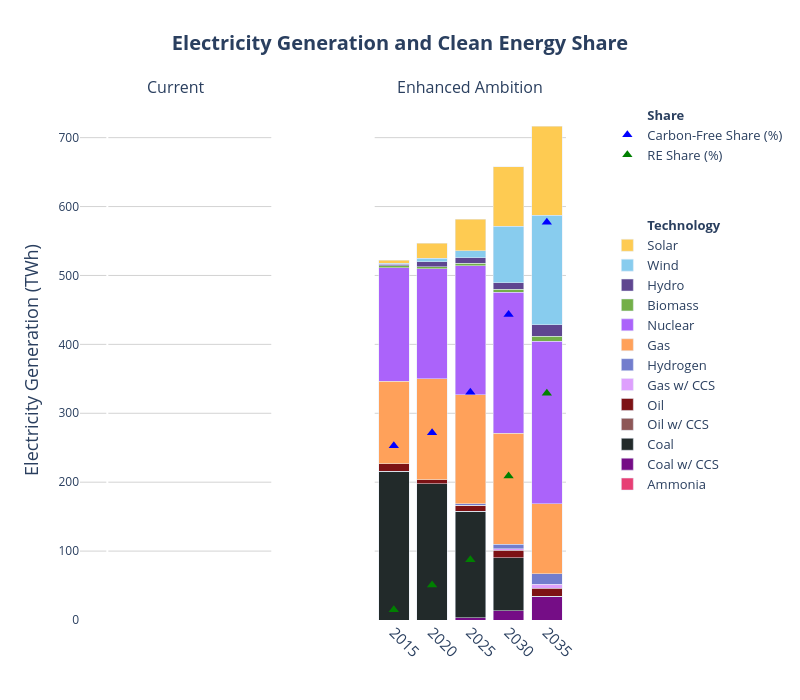

Notebook source saved alongside this figure:
### Code cell
years = list(range(2015, 2036, 5))

# Create subplots with secondary y-axes
fig = make_subplots(
    rows=1, cols=2,
    shared_yaxes=True,
    shared_xaxes=True,
    specs=[[{"secondary_y": True}, {"secondary_y": True}]],
    subplot_titles=("Current", "Enhanced Ambition")
)
# === Legend Group: Gases ===

# # Add traces from fig1 to col 1
# for trace in fig1['data']:
#     fig.add_trace(trace, row=1, col=1, secondary_y=False)
# for trace in fig1.data:
#     trace.showlegend = False
#     fig.add_trace(trace, row=1, col=1, secondary_y=False)
# # Add RE/carbon-free share line to col 1
# fig.add_trace(go.Scatter(
#     x=years,
#     y=re_share_current,  # % values
#     name="RE Share",
#     mode="markers",
#     marker=dict(symbol='triangle-up', size=9, color="green"),
#     showlegend=False
# ), row=1, col=1, secondary_y=True)

# fig.add_trace(go.Scatter(
#     x=years,
#     y=cf_share_current,  # % values
#     name="Carbon-Free Share",
#     mode="markers",
#     marker=dict(symbol='triangle-up', size=9, color="blue"), showlegend=False
# ), row=1, col=1, secondary_y=True)

# Add traces from fig5 to col 2
for trace in fig2['data']:
    fig.add_trace(trace, row=1, col=2, secondary_y=False)

# === Legend Group: Gases ===
fig.add_trace(go.Scatter(
    x=[None], y=[None], mode='lines',
    line=dict(color='rgba(0,0,0,0)'),
    name='<br><br><br><b>Technology</b>', showlegend=True, hoverinfo='skip'
))

# Add RE/carbon-free share to col 2
fig.add_trace(go.Scatter(
    x=years,
    y=re_share_enhanced,
    name="RE Share (%)",
    mode="markers",
    marker=dict(symbol='triangle-up', size=9, color="green"),
), row=1, col=2, secondary_y=True)

fig.add_trace(go.Scatter(
    x=years,
    y=cf_share_enhanced,
    name="Carbon-Free Share (%)",
    mode="markers",
    marker=dict(symbol='triangle-up', size=9, color="blue")
), row=1, col=2, secondary_y=True)

fig.add_trace(go.Scatter(
    x=[None], y=[None], mode='lines',
    line=dict(color='rgba(0,0,0,0)'),
    name='<b>Share</b>', showlegend=True, hoverinfo='skip'
))

fig.update_layout(
    yaxis=dict(title="Electricity Generation (TWh)", showgrid=True),
    yaxis1=dict(title="Electricity Generation (TWh)", showgrid=True, title_font_size=20),
    
    # Hide secondary y-axis for col 1 (still used internally)
    yaxis2=dict(
        showticklabels=False,
        showgrid=False,
        zeroline=False,
        showline=False,
        title='',
        overlaying='y',
        side='right',
        range=[0, 100]
    ),
    
    # Show secondary y-axis for col 2
    yaxis4=dict(
        showticklabels=False,
        showgrid=False,
        zeroline=False,
        showline=False,
        title='',
        overlaying='y',
        side='right',
        range=[0, 100]
    ),
    barmode='stack',
    plot_bgcolor='rgba(0,0,0,0)',
    width=800, height=700,
)

# for i, year in enumerate(range(2015, 2036, 5)):
    
#     fig.add_annotation(
#         x=years[i],
#         y=re_share_current[year] + 3,
#         xref="x1", yref="y2",
#         text=f"{re_share_current[year]:.0f}%",
#         showarrow=False,
#         arrowhead=2,
#         ax=0, ay=-30,
#         font=dict(color="green")
#     )

#     fig.add_annotation(
#         x=years[i],
#         y=cf_share_current[year] + 3,
#         xref="x1", yref="y2",
#         text=f"{cf_share_current[year]:.0f}%",
#         showarrow=False,
#         arrowhead=2,
#         ax=0, ay=-30,
#         font=dict(color="blue")
#     )

#     fig.add_annotation(
#         x=years[i],
#         y=re_share_enhanced[year] + 3,
#         xref="x2", yref="y4",
#         text=f"{re_share_enhanced[year]:.0f}%",
#         showarrow=False,
#         arrowhead=2,
#         ax=0, ay=-30,
#         font=dict(color="green")
#     )

#     fig.add_annotation(
#         x=years[i],
#         y=cf_share_enhanced[year] + 3,
#         xref="x2", yref="y4",
#         text=f"{cf_share_enhanced[year]:.0f}%",
#         showarrow=False,
#         arrowhead=2,
#         ax=0, ay=-30,
#         font=dict(color="blue")
#     )

fig.update_xaxes(tickangle=45)

fig.update_layout(
    yaxis=dict(title="Electricity Generation (TWh)", showgrid=True, gridcolor='lightgray'),
    yaxis3=dict(showgrid=True, gridcolor='lightgray'),
    title=dict(
        text="<b>Electricity Generation and Clean Energy Share</b>",
        font=dict(size=20),
        x=0.5
    ),
    legend=dict(
        traceorder="reversed",
        font=dict(size=13),
        x=1.02, y=1,
        borderwidth=0
    )
)

for i in range(1, 3):
    fig.update_xaxes(
        tickmode='array',
        tickangle=45,
        tickvals=list(range(2015, 2040, 5)),
        tickfont=dict(size=15),
        row=1, col=i
    )

fig.update_layout(
    yaxis=dict(
        title="Electricity Generation (TWh)",
        title_font=dict(size=18)  # 👈 controls y-axis label size
    )
)

fig.show()

### Figure 1 — Plotly figure (JSON) as saved in the notebook; plotly's stock layout.template omitted (floating-point values rounded to 4 significant figures)
{"data": [{"hovertemplate": "genTech=Ammonia<br>Year=%{x}<br>value=%{y}<extra></extra>", "legendgroup": "Ammonia", "marker": {"color": "rgb(231,63,116)", "pattern": {"shape": ""}}, "name": "Ammonia", "orientation": "v", "showlegend": true, "textposition": "auto", "type": "bar", "x": [2015, 2020, 2025, 2030, 2035], "xaxis": "x2", "y": [0.0, 0.0, 0.0, 0.0, 0.0], "yaxis": "y3"}, {"hovertemplate": "genTech=Coal w/ CCS<br>Year=%{x}<br>value=%{y}<extra></extra>", "legendgroup": "Coal w/ CCS", "marker": {"color": "#750D86", "pattern": {"shape": ""}}, "name": "Coal w/ CCS", "orientation": "v", "showlegend": true, "textposition": "auto", "type": "bar", "x": [2015, 2020, 2025, 2030, 2035], "xaxis": "x2", "y": [0.0, 0.0, 3.626, 13.41, 34.03], "yaxis": "y3"}, {"hovertemplate": "genTech=Coal<br>Year=%{x}<br>value=%{y}<extra></extra>", "legendgroup": "Coal", "marker": {"color": "#222A2A", "pattern": {"shape": ""}}, "name": "Coal", "orientation": "v", "showlegend": true, "textposition": "auto", "type": "bar", "x": [2015, 2020, 2025, 2030, 2035], "xaxis": "x2", "y": [215.9, 197.6, 154.1, 76.96, 0.2157], "yaxis": "y3"}, {"hovertemplate": "genTech=Oil w/ CCS<br>Year=%{x}<br>value=%{y}<extra></extra>", "legendgroup": "Oil w/ CCS", "marker": {"color": "#8D5757", "pattern": {"shape": ""}}, "name": "Oil w/ CCS", "orientation": "v", "showlegend": true, "textposition": "auto", "type": "bar", "x": [2015, 2020, 2025, 2030, 2035], "xaxis": "x2", "y": [0.0, 0.0, 0.0, 0.0, 0.0], "yaxis": "y3"}, {"hovertemplate": "genTech=Oil<br>Year=%{x}<br>value=%{y}<extra></extra>", "legendgroup": "Oil", "marker": {"color": "#7D1215", "pattern": {"shape": ""}}, "name": "Oil", "orientation": "v", "showlegend": true, "textposition": "auto", "type": "bar", "x": [2015, 2020, 2025, 2030, 2035], "xaxis": "x2", "y": [10.58, 6.182, 8.725, 10.83, 11.67], "yaxis": "y3"}, {"hovertemplate": "genTech=Gas w/ CCS<br>Year=%{x}<br>value=%{y}<extra></extra>", "legendgroup": "Gas w/ CCS", "marker": {"color": "#DEA0FD", "pattern": {"shape": ""}}, "name": "Gas w/ CCS", "orientation": "v", "showlegend": true, "textposition": "auto", "type": "bar", "x": [2015, 2020, 2025, 2030, 2035], "xaxis": "x2", "y": [0.0, 0.0, 0.2256, 1.842, 5.882], "yaxis": "y3"}, {"hovertemplate": "genTech=Hydrogen<br>Year=%{x}<br>value=%{y}<extra></extra>", "legendgroup": "Hydrogen", "marker": {"color": "#727DCD", "pattern": {"shape": ""}}, "name": "Hydrogen", "orientation": "v", "showlegend": true, "textposition": "auto", "type": "bar", "x": [2015, 2020, 2025, 2030, 2035], "xaxis": "x2", "y": [0.0, 0.0, 1.944, 7.223, 15.41], "yaxis": "y3"}, {"hovertemplate": "genTech=Gas<br>Year=%{x}<br>value=%{y}<extra></extra>", "legendgroup": "Gas", "marker": {"color": "#FFA15A", "pattern": {"shape": ""}}, "name": "Gas", "orientation": "v", "showlegend": true, "textposition": "auto", "type": "bar", "x": [2015, 2020, 2025, 2030, 2035], "xaxis": "x2", "y": [120.4, 146.1, 158.3, 161.1, 101.2], "yaxis": "y3"}, {"hovertemplate": "genTech=Nuclear<br>Year=%{x}<br>value=%{y}<extra></extra>", "legendgroup": "Nuclear", "marker": {"color": "#AB63FA", "pattern": {"shape": ""}}, "name": "Nuclear", "orientation": "v", "showlegend": true, "textposition": "auto", "type": "bar", "x": [2015, 2020, 2025, 2030, 2035], "xaxis": "x2", "y": [164.7, 160.2, 187.3, 204.2, 236.0], "yaxis": "y3"}, {"hovertemplate": "genTech=Biomass<br>Year=%{x}<br>value=%{y}<extra></extra>", "legendgroup": "Biomass", "marker": {"color": "rgb(115, 175, 72)", "pattern": {"shape": ""}}, "name": "Biomass", "orientation": "v", "showlegend": true, "textposition": "auto", "type": "bar", "x": [2015, 2020, 2025, 2030, 2035], "xaxis": "x2", "y": [2.325, 2.568, 3.361, 4.74, 7.687], "yaxis": "y3"}, {"hovertemplate": "genTech=Hydro<br>Year=%{x}<br>value=%{y}<extra></extra>", "legendgroup": "Hydro", "marker": {"color": "rgb(95, 70, 144)", "pattern": {"shape": ""}}, "name": "Hydro", "orientation": "v", "showlegend": true, "textposition": "auto", "type": "bar", "x": [2015, 2020, 2025, 2030, 2035], "xaxis": "x2", "y": [2.642, 7.139, 8.0, 9.111, 16.69], "yaxis": "y3"}, {"hovertemplate": "genTech=Wind<br>Year=%{x}<br>value=%{y}<extra></extra>", "legendgroup": "Wind", "marker": {"color": "rgb(136,204,238)", "pattern": {"shape": ""}}, "name": "Wind", "orientation": "v", "showlegend": true, "textposition": "auto", "type": "bar", "x": [2015, 2020, 2025, 2030, 2035], "xaxis": "x2", "y": [1.341, 4.933, 9.98, 82.13, 158.5], "yaxis": "y3"}, {"hovertemplate": "genTech=Solar<br>Year=%{x}<br>value=%{y}<extra></extra>", "legendgroup": "Solar", "marker": {"color": "#FECB52", "pattern": {"shape": ""}}, "name": "Solar", "orientation": "v", "showlegend": true, "textposition": "auto", "type": "bar", "x": [2015, 2020, 2025, 2030, 2035], "xaxis": "x2", "y": [3.973, 22.2, 45.94, 86.2, 129.6], "yaxis": "y3"}, {"hoverinfo": "skip", "line": {"color": "rgba(0,0,0,0)"}, "mode": "lines", "name": "<br><br><br><b>Technology</b>", "showlegend": true, "type": "scatter", "x": [null], "y": [null]}, {"marker": {"color": "green", "size": 9, "symbol": "triangle-up"}, "mode": "markers", "name": "RE Share (%)", "type": "scatter", "x": [2015, 2020, 2025, 2030, 2035], "xaxis": "x2", "y": [1.97, 6.736, 11.57, 27.7, 43.59], "yaxis": "y4"}, {"marker": {"color": "blue", "size": 9, "symbol": "triangle-up"}, "mode": "markers", "name": "Carbon-Free Share (%)", "type": "scatter", "x": [2015, 2020, 2025, 2030, 2035], "xaxis": "x2", "y": [33.53, 36.02, 43.78, 58.74, 76.5], "yaxis": "y4"}, {"hoverinfo": "skip", "line": {"color": "rgba(0,0,0,0)"}, "mode": "lines", "name": "<b>Share</b>", "showlegend": true, "type": "scatter", "x": [null], "y": [null]}], "layout": {"annotations": [{"font": {"size": 16}, "showarrow": false, "text": "Current", "x": 0.185, "xanchor": "center", "xref": "paper", "y": 1, "yanchor": "bottom", "yref": "paper"}, {"font": {"size": 16}, "showarrow": false, "text": "Enhanced Ambition", "x": 0.755, "xanchor": "center", "xref": "paper", "y": 1, "yanchor": "bottom", "yref": "paper"}], "barmode": "stack", "height": 700, "legend": {"borderwidth": 0, "font": {"size": 13}, "traceorder": "reversed", "x": 1.02, "y": 1}, "plot_bgcolor": "rgba(0,0,0,0)", "title": {"font": {"size": 20}, "text": "<b>Electricity Generation and Clean Energy Share</b>", "x": 0.5}, "width": 800, "xaxis": {"anchor": "y", "domain": [0, 0.37], "tickangle": 45, "tickfont": {"size": 15}, "tickmode": "array", "tickvals": [2015, 2020, 2025, 2030, 2035]}, "xaxis2": {"anchor": "y3", "domain": [0.57, 0.94], "tickangle": 45, "tickfont": {"size": 15}, "tickmode": "array", "tickvals": [2015, 2020, 2025, 2030, 2035]}, "yaxis": {"anchor": "x", "domain": [0, 1], "gridcolor": "lightgray", "showgrid": true, "title": {"font": {"size": 18}, "text": "Electricity Generation (TWh)"}}, "yaxis2": {"anchor": "x", "overlaying": "y", "range": [0, 100], "showgrid": false, "showline": false, "showticklabels": false, "side": "right", "title": {"text": ""}, "zeroline": false}, "yaxis3": {"anchor": "x2", "domain": [0, 1], "gridcolor": "lightgray", "matches": "y", "showgrid": true, "showticklabels": false}, "yaxis4": {"anchor": "x2", "overlaying": "y", "range": [0, 100], "showgrid": false, "showline": false, "showticklabels": false, "side": "right", "title": {"text": ""}, "zeroline": false}}}
